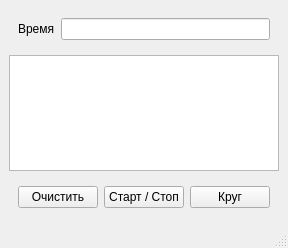
<?xml version="1.0" encoding="UTF-8"?>
<ui version="4.0">
 <class>MainWindow</class>
 <widget class="QMainWindow" name="MainWindow">
  <property name="geometry">
   <rect>
    <x>0</x>
    <y>0</y>
    <width>288</width>
    <height>248</height>
   </rect>
  </property>
  <property name="windowTitle">
   <string>MainWindow</string>
  </property>
  <widget class="QWidget" name="centralwidget">
   <layout class="QGridLayout" name="gridLayout_3">
    <item row="2" column="0">
     <widget class="QTextBrowser" name="tb_CircleTime"/>
    </item>
    <item row="0" column="0">
     <widget class="QWidget" name="widget_2" native="true">
      <layout class="QGridLayout" name="gridLayout_2">
       <item row="0" column="0">
        <widget class="QLabel" name="lb_Time">
         <property name="text">
          <string>Время</string>
         </property>
        </widget>
       </item>
       <item row="0" column="1">
        <widget class="QLineEdit" name="le_Time">
         <property name="alignment">
          <set>Qt::AlignCenter</set>
         </property>
        </widget>
       </item>
      </layout>
     </widget>
    </item>
    <item row="3" column="0">
     <widget class="QWidget" name="widget" native="true">
      <layout class="QGridLayout" name="gridLayout">
       <item row="0" column="1">
        <widget class="QPushButton" name="pb_Clear">
         <property name="text">
          <string>Очистить</string>
         </property>
        </widget>
       </item>
       <item row="0" column="3">
        <widget class="QPushButton" name="pb_Circle">
         <property name="text">
          <string>Круг</string>
         </property>
        </widget>
       </item>
       <item row="0" column="2">
        <widget class="QPushButton" name="pb_StartStop">
         <property name="text">
          <string>Старт / Стоп</string>
         </property>
         <property name="checkable">
          <bool>true</bool>
         </property>
        </widget>
       </item>
      </layout>
     </widget>
    </item>
   </layout>
  </widget>
  <widget class="QMenuBar" name="menubar">
   <property name="geometry">
    <rect>
     <x>0</x>
     <y>0</y>
     <width>288</width>
     <height>21</height>
    </rect>
   </property>
  </widget>
  <widget class="QStatusBar" name="statusbar"/>
 </widget>
 <resources/>
 <connections/>
</ui>
